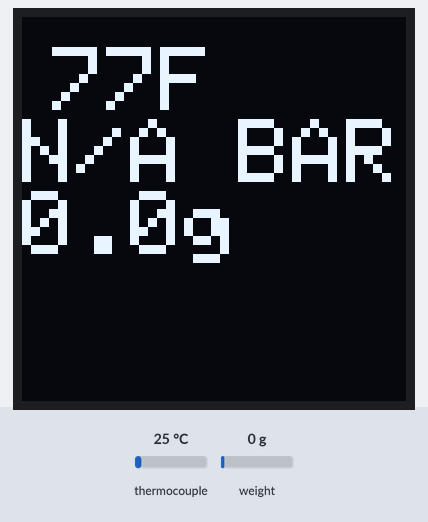
The sketch below on a simulated Arduino Uno, built with avr-gcc and run on an emulated ATmega328P. Parts: 128×128 one-colour display. Inputs (shaded band) come from the test bench; at power-on: thermocouple 25 °C, weight on the scale 0 g.

Above: at 6.5 s.
6.6 s: thermocouple set to 6 °C
At 8.8 s:
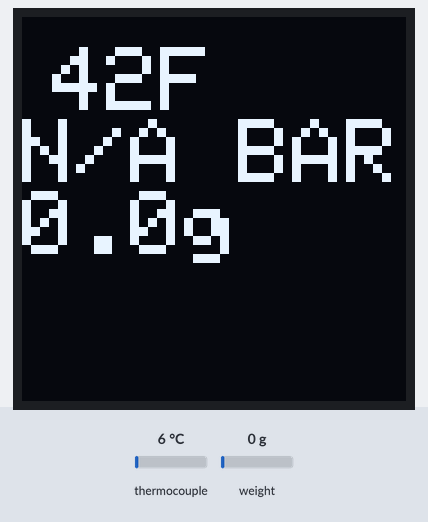
9.3 s: weight on the scale set to 100 g
At 11.1 s:
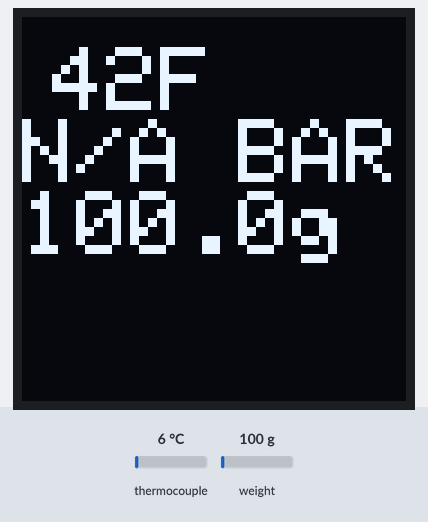
11.6 s: thermocouple set to 75 °C
At 13.3 s:
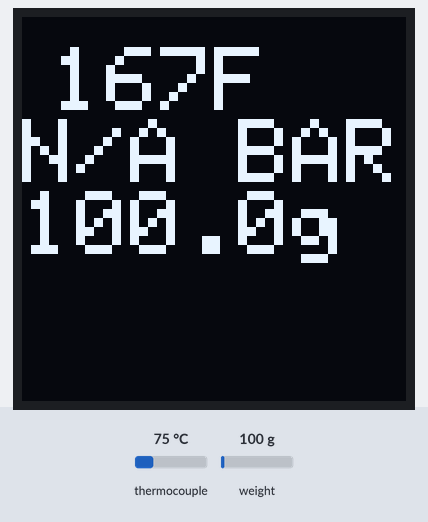
13.9 s: weight on the scale set to 1250 g
At 15.6 s:
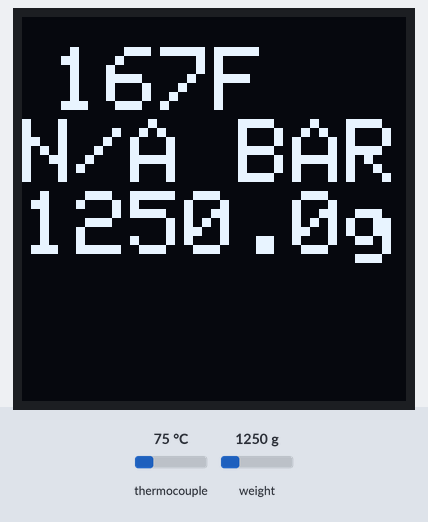
16.2 s: thermocouple set to 150 °C
At 17.9 s:
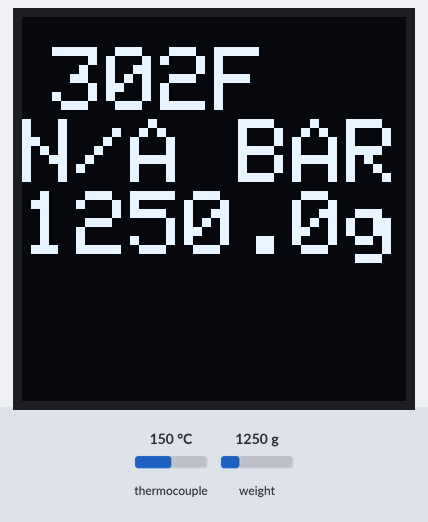
18.6 s: weight on the scale set to 2500 g
At 20.2 s:
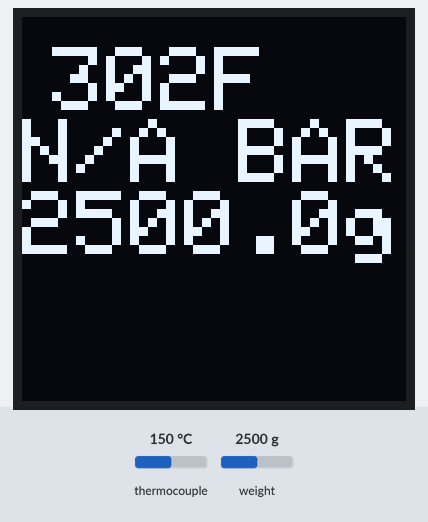
Timing chart, 0 to 21.7 s (numbered marks = the images above; inputs shaded):
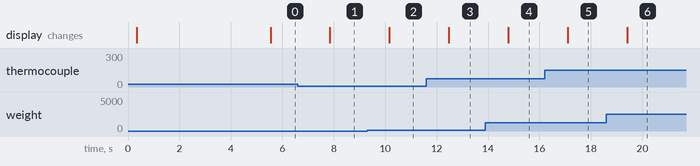

Measured:
- after the input at 6.6 s, the display: changes after 1.3 s (image 1)
- after the input at 9.3 s, the display: changes after 0.87 s (image 2)
- after the input at 11.6 s, the display: changes after 0.88 s (image 3)
- after the input at 13.9 s, the display: changes after 0.90 s (image 4)
- after the input at 16.2 s, the display: changes after 0.91 s (image 5)
- after the input at 18.6 s, the display: changes after 0.82 s (image 6)

The sketch:

Setup.ino
```cpp
#include "HX711.h"

#include <Wire.h>
#include <Adafruit_GFX.h>
#include <Adafruit_SH110X.h>
#include <Adafruit_MAX31865.h>

// Use software SPI: CS, DI, DO, CLK
Adafruit_MAX31865 thermo = Adafruit_MAX31865(15, 2, 4, 16);
// use hardware SPI, just pass in the CS pin
//Adafruit_MAX31865 thermo = Adafruit_MAX31865(10);

// The value of the Rref resistor. Use 430.0 for PT100 and 4300.0 for PT1000
// The 'nominal' 0-degrees-C resistance of the sensor
// 100.0 for PT100, 1000.0 for PT1000

//TEMP
const int RREF = 430.0;
const int RNOMINAL = 100.0;
//PRESSURE
const int P_GPIO = 34;
//WEIGHT
// HX711 circuit wiring
const int LOADCELL_DOUT_PIN = 19;
const int LOADCELL_SCK_PIN = 18;
//SCREEN
const int SCREEN_WIDTH = 128;  // OLED display width, in pixels
const int SCREEN_HEIGHT = 128; // OLED display height, in pixels
const int OLED_RESET = -1;     // can set an oled reset pin if desired

Adafruit_SH1107 display = Adafruit_SH1107(SCREEN_WIDTH, SCREEN_HEIGHT, &Wire, OLED_RESET, 1000000, 100000);
HX711 scale;


void setup() {
  // put your setup code here, to run once:
  Serial.begin(115200);


  SetupScreen();
  SetupSensors();


}

void loop() {
  // put your main code here, to run repeatedly:
 // m.display.drawPixel(10, 10, SH110X_WHITE);
 // m.display.display();


  //read from sensors
  uint16_t rtd = thermo.readRTD();
  float ratio = rtd;
  ratio /= 32768;
  //uint8_t fault = thermo.readFault();

  //Serial.print("Ratio = "); Serial.println(ratio,8);
  //Serial.print("Resistance = "); Serial.println(RREF*ratio,8);
  //Serial.print("Temperature = "); Serial.println(thermo.temperature(RNOMINAL, RREF));

  display.clearDisplay();
  display.setTextSize(3);
  display.setTextColor(SH110X_WHITE);
  display.setCursor(10, 10);     // Start at top-left corner
  //TEMP
  display.print((int)(thermo.temperature(RNOMINAL, RREF) * (9./5.) + 32.)); display.println(F("F"));
  //PRESSURE
  //display.println(analogRead(P_GPIO));
  display.println(F("N/A BAR"));
  if(scale.is_ready())
  {
      display.print(scale.get_units(),1); display.println(F("g"));
  }
  else
  {
    display.println("ERROR");
  }
  display.display();
  delay(1000);
  //WEIGHT


  //write to screen


}

void SetupScreen()
{

  delay(250); // wait for the OLED to power up

  // Show image buffer on the display hardware.
  // Since the buffer is intialized with an Adafruit splashscreen
  // internally, this will display the splashscreen.

  display.begin(0x3c, true); // Address 0x3D default
 //display.setContrast (0); // dim display
  display.clearDisplay();
  display.display();
  delay(2000);

  // Clear the buffer.
  display.clearDisplay();

  // Show the display buffer on the hardware.
  // NOTE: You _must_ call display after making any drawing commands
  // to make them visible on the display hardware!
  display.display();
  delay(2000);
  display.clearDisplay();
}

void SetupSensors()
{
  ////TEMP
  thermo.begin(MAX31865_3WIRE);  // set to 2WIRE or 4WIRE as necessary
  scale.begin(LOADCELL_DOUT_PIN, LOADCELL_SCK_PIN);
  scale.set_scale(2280.f);                      // this value is obtained by calibrating the scale with known weights; see the README for details
  scale.tare();
}
```
